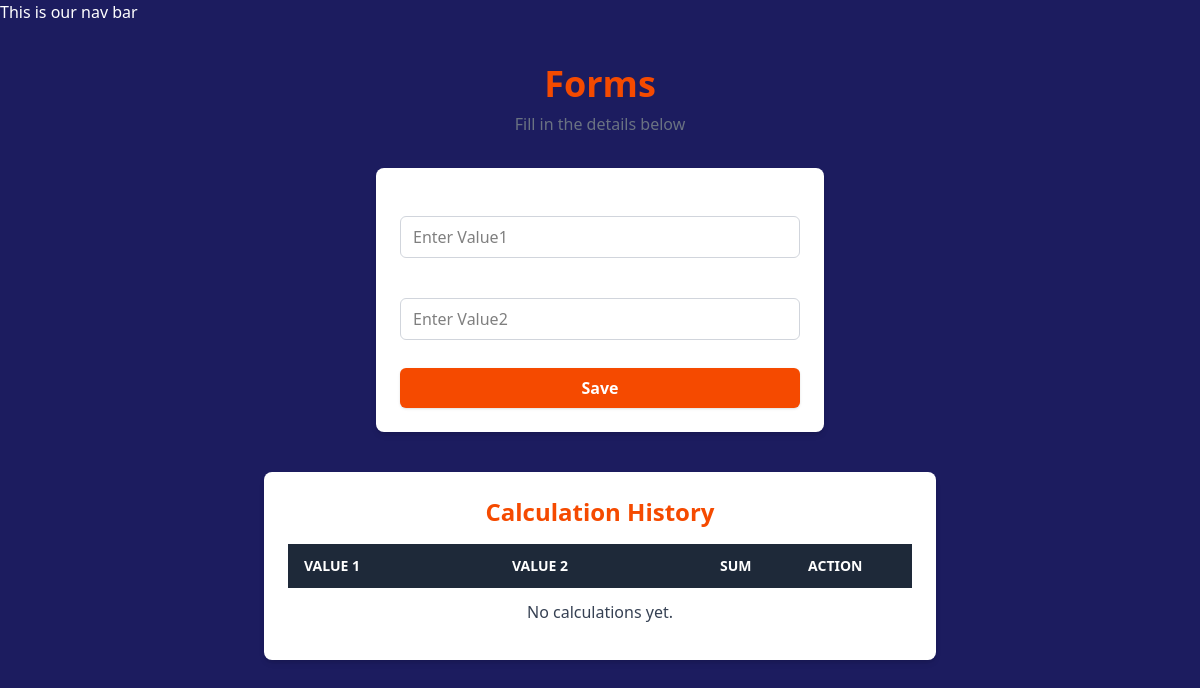
Page /chai/form/ on the earlier database version.
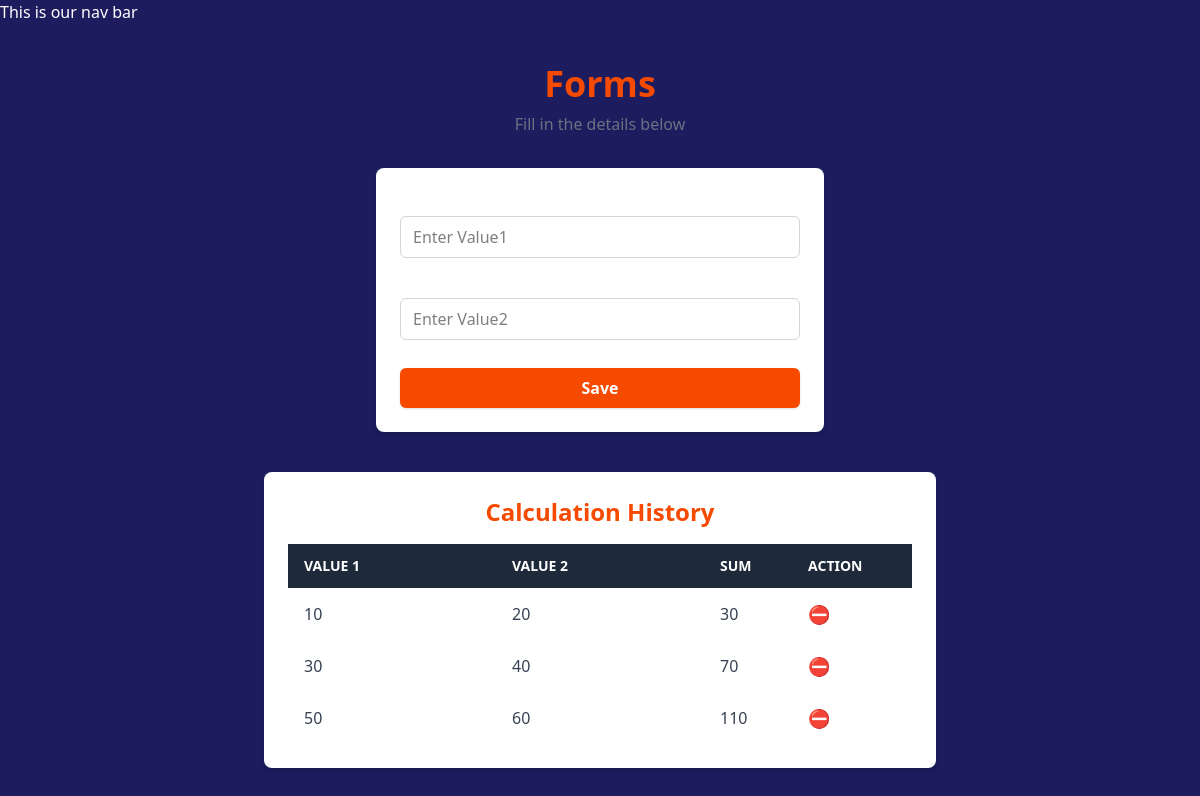
Same page on the later database version.
### chai/models.py (models this page shows, shortened)
class Calculation(models.Model):
    num1 = models.IntegerField()
    num2 = models.IntegerField()
    sum = models.IntegerField()

### chai/views.py (the view)
# urls.py: path('form/', views.userForm, name = "userForm"),
def userForm(request):
    result = None
    fn = modelForm()
    data = {'form' : fn}
    try:
        if request.method == "POST":
            form = modelForm(request.POST)
            if  form.is_valid():
                n1 = int(request.POST['num1'])
                n2 = int(request.POST['num2'])
                result = n1 + n2
                record = Calculation(num1 = n1, num2 = n2, sum=result)
                record.save()
    except:
        result = "Kuch Bhi ?"
    all_calculations = Calculation.objects.all()
    data = {
        'form' : fn,
        'output' : result,
        'calculations': all_calculations
    }
    return render(request, 'chai/user_form.html', data)

### chai/forms.py
class modelForm(forms.Form):
    num1 = forms.IntegerField(
        label="Value1",
        max_value=1001,
        required=True,
        widget=forms.NumberInput(attrs={
            "id": "num1",
            "class": "w-full text-black border border-gray-300 rounded-md px-3 py-2 "
                     "focus:outline-none focus:ring-2 focus:ring-orange-400 focus:border-orange-400",
            "placeholder": "Enter Value1"
        })
    )
    num2 = forms.IntegerField(
        label="Value2",
        max_value=1001,
        required=True,
        widget=forms.NumberInput(attrs={
            "id": "num2",
            "class": "w-full text-black border border-gray-300 rounded-md px-3 py-2 "
                     "focus:outline-none focus:ring-2 focus:ring-orange-400 focus:border-orange-400",
            "placeholder": "Enter Value2"
        })
    )

### chai/templates/chai/user_form.html (shortened to what this page needs)
{% extends "layout.html" %}
{% block content %}
<div class="first min-h-screen flex flex-col items-center justify-start py-10">
    <div class="text-center mb-8">
        <h2 class="text-4xl font-bold text-orange-600">Forms</h2>
        <p class="text-gray-500 mt-2">Fill in the details below</p>
    </div>
    <div class="w-full max-w-md bg-white p-6 rounded-lg shadow-md">
        <form method="post" class="space-y-4">
            {{form}}
            <div class="pt-3">
                <button type="submit" class="cursor-pointer w-full bg-orange-600 hover:bg-orange-700 text-white font-semibold py-2 px-4 rounded-md shadow-sm transition duration-200">Save</button>
            </div>
        </form>
    </div>
    <div class="w-full max-w-2xl bg-white p-6 rounded-lg shadow-md mt-10">
        <h3 class="text-2xl font-bold text-orange-600 mb-4 text-center">Calculation History</h3>
        <div class="overflow-x-auto">
            <table class="min-w-full bg-white">
                <thead class="bg-gray-800 text-white">
                    <tr>
                        <th class="w-1/3 text-left py-3 px-4 uppercase font-semibold text-sm">Value 1</th>
                        <th class="w-1/3 text-left py-3 px-4 uppercase font-semibold text-sm">Value 2</th>
                        <th class="text-left py-3 px-4 uppercase font-semibold text-sm">Sum</th>
                        <th class="text-left py-3 px-4 uppercase font-semibold text-sm">Action</th>
                    </tr>
                </thead>
                <tbody class="text-gray-700">
                    {% for calc in calculations %}
                    <tr class="hover:bg-gray-100">
                        <td class="w-1/3 text-left py-3 px-4">{{ calc.num1 }}</td>
                        <td class="w-1/3 text-left py-3 px-4">{{ calc.num2 }}</td>
                        <td class="text-left py-3 px-4">{{ calc.sum }}</td>
                        <td class="text-left py-3 px-4">
                            <form action="{% url 'delete_calculation' calc.id %}" method="post" class="inline">
                                <button type="submit" style="cursor: pointer;" class="text-red-500 hover:text-red-700 text-lg">
                                    ⛔
                                </button>
                            </form>
                        </td>
                    </tr>
                    {% empty %}
                    <tr>
                        <td colspan="4" class="text-center py-3 px-4">No calculations yet.</td>
                    </tr>
                    {% endfor %}
                </tbody>
            </table>
        </div>
    </div>
</div>
{% endblock %}

Differences in the rows shown:
added Calculation: num1 "10", num2 "20", sum "30"
added Calculation: num1 "30", num2 "40", sum "70"
added Calculation: num1 "50", num2 "60", sum "110"
Other differences:
text no longer shown: "No calculations yet."
